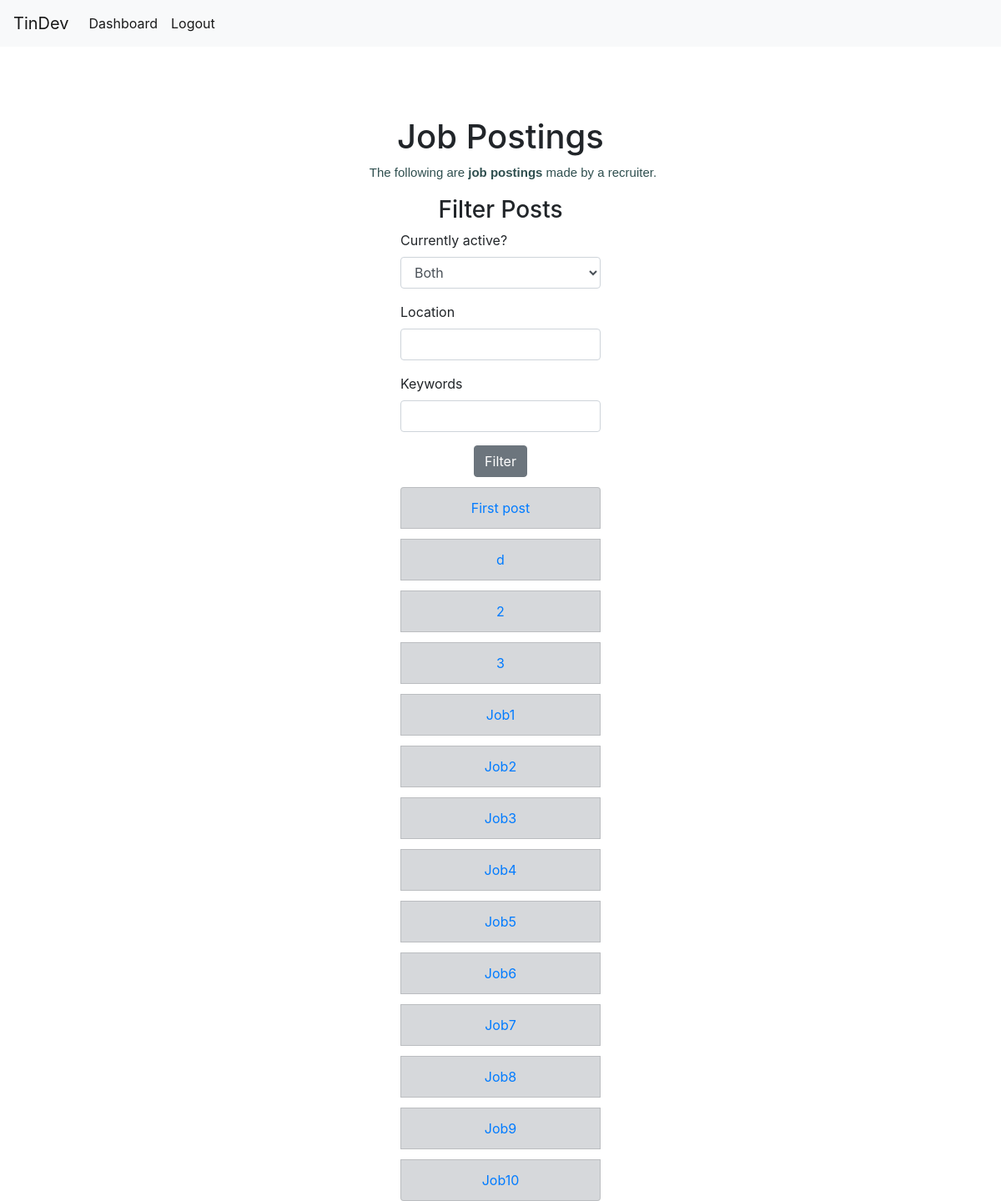
The app's page /posts/ (signed in) with its own data.
### tindev/models.py (models this page shows)
class Post(models.Model):
    recruiter = models.ForeignKey(Recruiter, on_delete=models.RESTRICT)
    title = models.CharField(max_length=255)
    type = models.BooleanField()
    city = models.CharField(max_length=255)
    state = models.CharField(max_length=255)
    skills = models.TextField()
    description = models.TextField()
    expiration = models.DateField()
    status = models.BooleanField()

### tindev/views/posts.py (the view, shortened to what this page needs)
# urls.py: path('posts/', views.posts_all_view, name='posts_all_view'),
@login_required(login_url='/login')
def posts_all_view(request):
    posts = Post.objects.all()
    context = {
            'posts': posts
            }
    return render(request, 'tindev/posts/all.html', context)

### tindev/templates/tindev/posts/all.html (shortened to what this page needs)
{% extends 'tindev/base.html' %}
{% block content %}
<h1> Job Postings </h1>
<p> The following are <strong>job postings </strong> made by a recruiter. </p>
<h3>Filter Posts</h3>
<form action="/posts/" method="post">
    <div class="form-group">
        <label for="active_filter">Currently active?</label>
        <select class="form-control" name="active_filter">
            <option value="none">Both</option>
        </select>
    </div>
    <div class="form-group">
        <label for="location_filter">Location</label>
        <input class="form-control" type="text" name="location_filter">
    </div>
    <div class="form-group">
        <label for="keyword_filter">Keywords</label>
        <input class="form-control" type="text" name="keyword_filter">
    </div>
    <div class="form-group">
        <input style="display: block; margin: auto" class="btn btn-secondary" type="submit" value="Filter">
    </div>
</form>
<ul class="list-group">
    {% for post in posts %}
    <li class="list-group-item list-group-item-secondary"><a href="/posts/{{post.id}}">{{post.title}}</a></li>
    {% endfor %}
</ul>
{% endblock %}

### tindev/static/tindev/style.css (style rules this page uses)
html { font-family: Arial, Helvetica, sans-serif }
p { color: darkslategray; font-family: Arial, Helvetica, sans-serif; font-size: 15px; margin-left: 30px; }

### tindev/templates/tindev/posts/all.html (style rules this page uses)
h1 { margin-top: 7%; }
h3, h1, p, h2 { text-align: center; }
.form-group { width: 20%; margin: auto; }
.list-group > li { margin: auto; margin-top: 1%; width: 20%; text-align: center; }

### records on screen
Post: title "First post"
Post: title "d"
Post: title "2"
Post: title "3"
Post: title "Job1"
Post: title "Job2"
Post: title "Job3"
Post: title "Job4"
Post: title "Job5"
Post: title "Job6"
Post: title "Job7"
Post: title "Job8"
Post: title "Job9"
Post: title "Job10"
